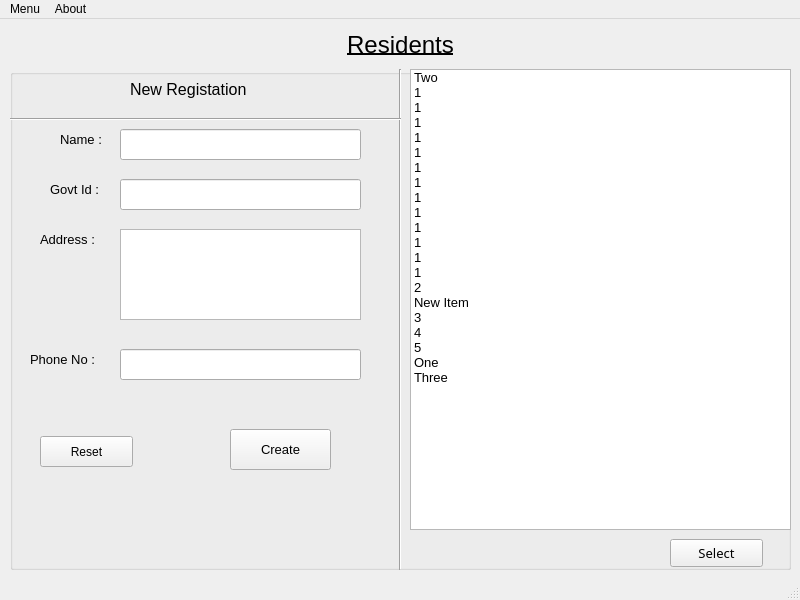
<?xml version="1.0" encoding="UTF-8"?>
<ui version="4.0">
 <class>ResidentsWindow</class>
 <widget class="QMainWindow" name="ResidentsWindow">
  <property name="geometry">
   <rect>
    <x>0</x>
    <y>0</y>
    <width>800</width>
    <height>600</height>
   </rect>
  </property>
  <property name="windowTitle">
   <string>MainWindow</string>
  </property>
  <property name="styleSheet">
   <string notr="true"/>
  </property>
  <widget class="QWidget" name="centralwidget">
   <widget class="QLabel" name="residentLabel">
    <property name="geometry">
     <rect>
      <x>330</x>
      <y>0</y>
      <width>141</width>
      <height>51</height>
     </rect>
    </property>
    <property name="font">
     <font>
      <pointsize>18</pointsize>
      <underline>true</underline>
     </font>
    </property>
    <property name="text">
     <string>Residents</string>
    </property>
    <property name="alignment">
     <set>Qt::AlignCenter</set>
    </property>
   </widget>
   <widget class="QGroupBox" name="groupBox">
    <property name="geometry">
     <rect>
      <x>10</x>
      <y>50</y>
      <width>781</width>
      <height>501</height>
     </rect>
    </property>
    <property name="font">
     <font>
      <pointsize>10</pointsize>
     </font>
    </property>
    <property name="title">
     <string/>
    </property>
    <widget class="QListWidget" name="residentsList">
     <property name="geometry">
      <rect>
       <x>400</x>
       <y>0</y>
       <width>381</width>
       <height>461</height>
      </rect>
     </property>
     <property name="font">
      <font>
       <pointsize>10</pointsize>
      </font>
     </property>
     <property name="cursor" stdset="0">
      <cursorShape>ArrowCursor</cursorShape>
     </property>
     <property name="toolTip">
      <string>&lt;html&gt;&lt;head/&gt;&lt;body&gt;&lt;p&gt;f&lt;/p&gt;&lt;/body&gt;&lt;/html&gt;</string>
     </property>
     <item>
      <property name="text">
       <string>Two</string>
      </property>
     </item>
     <item>
      <property name="text">
       <string>1</string>
      </property>
     </item>
     <item>
      <property name="text">
       <string>1</string>
      </property>
     </item>
     <item>
      <property name="text">
       <string>1</string>
      </property>
     </item>
     <item>
      <property name="text">
       <string>1</string>
      </property>
     </item>
     <item>
      <property name="text">
       <string>1</string>
      </property>
     </item>
     <item>
      <property name="text">
       <string>1</string>
      </property>
     </item>
     <item>
      <property name="text">
       <string>1</string>
      </property>
     </item>
     <item>
      <property name="text">
       <string>1</string>
      </property>
     </item>
     <item>
      <property name="text">
       <string>1</string>
      </property>
     </item>
     <item>
      <property name="text">
       <string>1</string>
      </property>
     </item>
     <item>
      <property name="text">
       <string>1</string>
      </property>
     </item>
     <item>
      <property name="text">
       <string>1</string>
      </property>
     </item>
     <item>
      <property name="text">
       <string>1</string>
      </property>
     </item>
     <item>
      <property name="text">
       <string>2</string>
      </property>
     </item>
     <item>
      <property name="text">
       <string>New Item</string>
      </property>
     </item>
     <item>
      <property name="text">
       <string>3</string>
      </property>
     </item>
     <item>
      <property name="text">
       <string>4</string>
      </property>
     </item>
     <item>
      <property name="text">
       <string>5</string>
      </property>
     </item>
     <item>
      <property name="text">
       <string>One</string>
      </property>
     </item>
     <item>
      <property name="text">
       <string>Three</string>
      </property>
     </item>
    </widget>
    <widget class="QLabel" name="newResidentsLabel">
     <property name="geometry">
      <rect>
       <x>120</x>
       <y>10</y>
       <width>151</width>
       <height>21</height>
      </rect>
     </property>
     <property name="font">
      <font>
       <family>MS Sans Serif</family>
       <pointsize>12</pointsize>
       <italic>false</italic>
      </font>
     </property>
     <property name="text">
      <string>New Registation </string>
     </property>
    </widget>
    <widget class="QLabel" name="nameLabel">
     <property name="geometry">
      <rect>
       <x>50</x>
       <y>60</y>
       <width>81</width>
       <height>21</height>
      </rect>
     </property>
     <property name="font">
      <font>
       <pointsize>10</pointsize>
      </font>
     </property>
     <property name="text">
      <string>Name : </string>
     </property>
    </widget>
    <widget class="QLineEdit" name="nameInput">
     <property name="geometry">
      <rect>
       <x>110</x>
       <y>60</y>
       <width>241</width>
       <height>31</height>
      </rect>
     </property>
     <property name="font">
      <font>
       <pointsize>10</pointsize>
      </font>
     </property>
    </widget>
    <widget class="QLineEdit" name="idInput">
     <property name="geometry">
      <rect>
       <x>110</x>
       <y>110</y>
       <width>241</width>
       <height>31</height>
      </rect>
     </property>
     <property name="font">
      <font>
       <pointsize>10</pointsize>
      </font>
     </property>
     <property name="autoFillBackground">
      <bool>false</bool>
     </property>
     <property name="inputMask">
      <string/>
     </property>
     <property name="text">
      <string/>
     </property>
     <property name="cursorPosition">
      <number>0</number>
     </property>
     <property name="placeholderText">
      <string/>
     </property>
    </widget>
    <widget class="QLabel" name="idLabel">
     <property name="geometry">
      <rect>
       <x>40</x>
       <y>110</y>
       <width>81</width>
       <height>21</height>
      </rect>
     </property>
     <property name="font">
      <font>
       <pointsize>10</pointsize>
      </font>
     </property>
     <property name="text">
      <string>Govt Id :</string>
     </property>
    </widget>
    <widget class="QLabel" name="addressLabel">
     <property name="geometry">
      <rect>
       <x>30</x>
       <y>160</y>
       <width>81</width>
       <height>21</height>
      </rect>
     </property>
     <property name="font">
      <font>
       <pointsize>10</pointsize>
      </font>
     </property>
     <property name="text">
      <string>Address :</string>
     </property>
    </widget>
    <widget class="QTextEdit" name="addressInput">
     <property name="geometry">
      <rect>
       <x>110</x>
       <y>160</y>
       <width>241</width>
       <height>91</height>
      </rect>
     </property>
    </widget>
    <widget class="QLabel" name="phoneLabel">
     <property name="geometry">
      <rect>
       <x>20</x>
       <y>280</y>
       <width>81</width>
       <height>21</height>
      </rect>
     </property>
     <property name="font">
      <font>
       <pointsize>10</pointsize>
      </font>
     </property>
     <property name="text">
      <string>Phone No :</string>
     </property>
    </widget>
    <widget class="QLineEdit" name="phoneInput">
     <property name="geometry">
      <rect>
       <x>110</x>
       <y>280</y>
       <width>241</width>
       <height>31</height>
      </rect>
     </property>
     <property name="font">
      <font>
       <pointsize>10</pointsize>
      </font>
     </property>
    </widget>
    <widget class="QPushButton" name="pushButton">
     <property name="geometry">
      <rect>
       <x>220</x>
       <y>360</y>
       <width>101</width>
       <height>41</height>
      </rect>
     </property>
     <property name="font">
      <font>
       <pointsize>10</pointsize>
      </font>
     </property>
     <property name="text">
      <string>Create</string>
     </property>
    </widget>
    <widget class="QPushButton" name="pushButton_2">
     <property name="geometry">
      <rect>
       <x>30</x>
       <y>367</y>
       <width>93</width>
       <height>31</height>
      </rect>
     </property>
     <property name="font">
      <font>
       <pointsize>9</pointsize>
      </font>
     </property>
     <property name="text">
      <string>Reset</string>
     </property>
    </widget>
    <widget class="Line" name="line">
     <property name="geometry">
      <rect>
       <x>380</x>
       <y>0</y>
       <width>20</width>
       <height>501</height>
      </rect>
     </property>
     <property name="orientation">
      <enum>Qt::Vertical</enum>
     </property>
    </widget>
    <widget class="Line" name="line_2">
     <property name="geometry">
      <rect>
       <x>0</x>
       <y>40</y>
       <width>391</width>
       <height>20</height>
      </rect>
     </property>
     <property name="orientation">
      <enum>Qt::Horizontal</enum>
     </property>
    </widget>
    <widget class="QPushButton" name="pushButton_3">
     <property name="geometry">
      <rect>
       <x>660</x>
       <y>470</y>
       <width>93</width>
       <height>28</height>
      </rect>
     </property>
     <property name="font">
      <font>
       <family>Lucida Sans Unicode</family>
       <pointsize>10</pointsize>
      </font>
     </property>
     <property name="text">
      <string>Select</string>
     </property>
    </widget>
   </widget>
  </widget>
  <widget class="QMenuBar" name="menubar">
   <property name="geometry">
    <rect>
     <x>0</x>
     <y>0</y>
     <width>800</width>
     <height>26</height>
    </rect>
   </property>
   <widget class="QMenu" name="menuMenu">
    <property name="title">
     <string>Menu</string>
    </property>
   </widget>
   <widget class="QMenu" name="menuAbout">
    <property name="title">
     <string>About</string>
    </property>
    <addaction name="actionDevelopers"/>
   </widget>
   <addaction name="menuMenu"/>
   <addaction name="menuAbout"/>
  </widget>
  <widget class="QStatusBar" name="statusbar"/>
  <action name="actionDevelopers">
   <property name="text">
    <string>Developers</string>
   </property>
  </action>
 </widget>
 <resources/>
 <connections/>
</ui>
